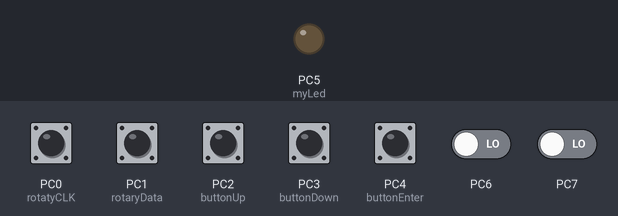
The program below on a simulated ATmega328P, built with avr-gcc and emulated at 16 MHz. Shown: output pins drawn as LEDs (lit = HIGH). The test bench sets the inputs (shaded band); at power-on: PC0 (rotatyCLK), PC1 (rotaryData), PC2 (buttonUp), PC3 (buttonDown), PC4 (buttonEnter) HIGH, PC6, PC7 LOW. What the program prints to the serial monitor is not drawn.

Above: at 5.7 s.
5.8 s: PC2 (buttonUp) pulled LOW for 0.15 s
At 7.0 s:
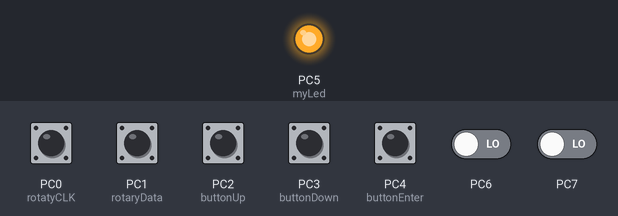
7.4 s: PC3 (buttonDown) pulled LOW for 0.15 s
At 8.3 s:
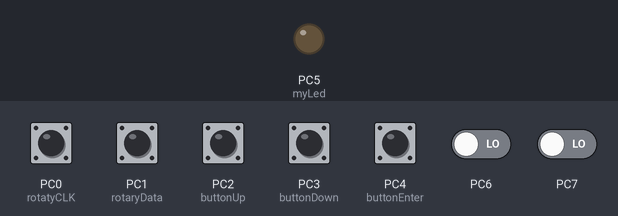
9.2 s: PC4 (buttonEnter) pulled LOW for 0.15 s
At 9.6 s:
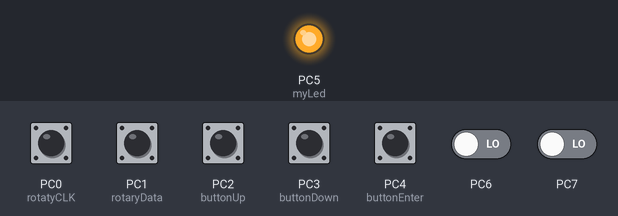
13.2 s: PC2 (buttonUp) pulled LOW for 1 s
At 13.9 s:
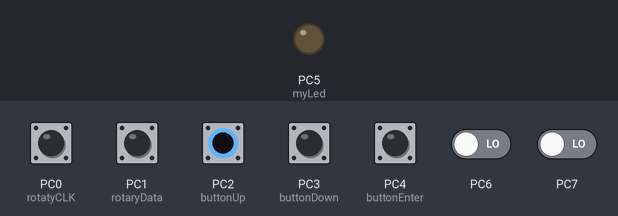
15.7 s: PC3 (buttonDown) pulled LOW for 1 s
At 17.9 s:
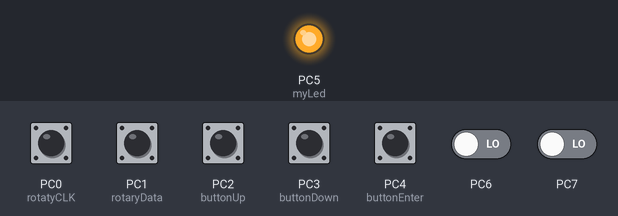
Timing chart, 0 to 19.4 s (numbered marks = the images above; inputs shaded):
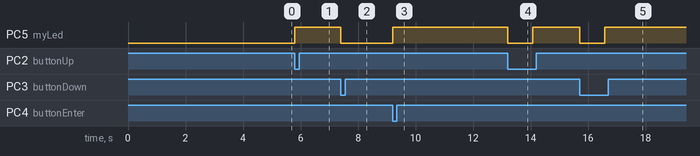

Measured:
- after the input at 5.8 s, PC5 (myLed): LOW → HIGH at once
- after the input at 7.4 s, PC5 (myLed): HIGH → LOW at once
- after the input at 9.2 s, PC5 (myLed): LOW → HIGH at once
- after the input at 13.2 s, PC5 (myLed): HIGH → LOW at once, → HIGH 0.87 s later
- after the input at 15.7 s, PC5 (myLed): HIGH → LOW at once, → HIGH 0.87 s later

The program:

main.c
```c
/** \mainpage Main
 * # Utilize serial backpack GLCD ADM12864H
 *
 * main.c
 *
 * \author	Simeon Neykov
 *
 * [Used demos](https://www.avrfreaks.net/forum/tut-c-bit-manipulation-aka-programming-101?name=PNphpBB2&file=viewtopic&t=37871)
 *
 * [SparkFun items](https://learn.sparkfun.com/tutorials/serial-graphic-lcd-hookup/?_ga=1.12355956.1126191215.1366741676)
 *
 * ##Main function concept:
 * - Definitions and initializations
 *		- variables definition and initializations
 *		- I/O ports and pins definitions and initializations
 *		- USART (in this application UART mode used) initialization
 * - Infinite loop
 *		- show the menu
 *		- pooling the events (up, down, enter, etc)
 *		- browse the menu accordingly
 */

#include "main.h"
#include <avr/io.h>
#include <util/delay.h>
#include "serialGLCD.h"
#include "USART.h"
#include "charMenu.h"
#include "ports_and_pins.h"
#include <stdio.h>
#include <string.h>

extern unsigned char read_PINx_digital_level(unsigned char pinport, unsigned char pin);

unsigned char update_menu = 1;
unsigned char temp = 0;
int rotary_delay = ROTARY_DELAY;
unsigned char lastStateROTARY_CK = 0;
unsigned char currentStateROTARY_CK = 0;
unsigned char currentStateROTARY_DA = 0;

/** \file
 * ##Main function
 *
 * - Declare and initialize needed software variables
 *		- buttonPressed_delay, buttonReleased_delay are used for push button debouncing
 *		- update_menu controls menu to be updated only when changes are supposed (button pressed, etc)
 *		- initialize menu item selector
 * - MCU's ports and pins definitions and initializations
 * - USART Initialization
 * - Intro screen (just for fun ;) and a bit for some debuging purposes)
 * - Infinite loop
 *		- Show menu. Since this is slow process call this function only when the menu is to be updated (e.g. button is pressed)
 *		- Check buttons and act respectively. Consider debouncing delays.
 *
 */
int main(void)
{
	// initialize first menu item after the menu header/title from main menu
	selected = 1;

	// MCUs ports initializations
	OUTPUT(myLed_dirPort, myLed);				// port C, pin 5 as output (red LED)
	CLEAR(myLed_dataPort, myLed);					// set it to LOW (LED is OFF)
	INPUT(buttonEnter_dirPort, buttonEnter);	// set port C data direction register pin 4 as input (button "enter")
	SET(buttonEnter_dataPort, buttonEnter);         // set its latch to HIGH (not pressed)
	INPUT(buttonEnter_dirPort, buttonUp);		// set port C data direction register pin 4 as input (button "up")
	SET(buttonEnter_dataPort, buttonUp);			// set its latch to HIGH (not pressed)
	INPUT(buttonEnter_dirPort, buttonDown);		// set port C data direction register pin 4 as input (button "down")
	SET(buttonEnter_dataPort, buttonDown);          // set its latch to HIGH (not pressed)
	INPUT(buttonEnter_dirPort, rotaryData);		// set port C data direction register pin 1 as input (ROTARY DATA)
	SET(buttonEnter_dataPort, rotaryData);			// set its latch to HIGH (not pressed)
	INPUT(buttonEnter_dirPort, rotatyCLK);		// set port C data direction register pin 0 as input (ROTARY CLOCK)
	SET(buttonEnter_dataPort, rotatyCLK);			// set its latch to HIGH (not pressed)

	// USART Initialization in asynchronous mode, 8bits, 1 stop bit, no parity, 1115200kb baud rate
	UART0_Init (UART_BAUD, UART_DOUBLE_SPEED, UART_DATA_LENGTH, NO_PARITY);

	debounceDelayInit();

	serialGLCD_clear();
	_delay_ms(2000);
	start();

	// infinite loop - show menu and polling external events (buttons, encoder) respectively
    while (1)
    {
		if (update_menu == 1)
		{
			show_menu();
			update_menu = 0;

			// update lastStateROTARY_CK due to delay introduced by show_menu()
			rotary_delay = ROTARY_DELAY;
			temp = 0;
			while (rotary_delay)
			{
				lastStateROTARY_CK = read_PINx_digital_level(rotatyCLK_pinPort, rotatyCLK);
				_delay_us(100);
				temp = read_PINx_digital_level(rotatyCLK_pinPort, rotatyCLK);

				if (temp == lastStateROTARY_CK)
				{
					rotary_delay --;
				} else {
					rotary_delay = ROTARY_DELAY;
				}
			}
		}

		// check button status with debouncing
		if (checkButton_withMode(onClick, buttonEnter_pinPort, buttonEnter, DEBOUNCE_DELAY))
		{
			TOGGLE(myLed_dataPort, myLed);
			update_menu = 1;
			selected  = my_menu[selected].enter;
			if (my_menu[selected].fp != 0) my_menu[selected].fp();
		} // 'enter' button is the same also for rotary 'push' switch

		else if  (checkButton_withMode(whilePressed, buttonUp_pinPort, buttonUp, DEBOUNCE_DELAY))
		{
			TOGGLE(myLed_dataPort, myLed);
			selected  = my_menu[selected].up;
			update_menu = 1;
		}
		else if  (checkButton_withMode(whilePressed, buttonDown_pinPort, buttonDown, DEBOUNCE_DELAY))
		{
			TOGGLE(myLed_dataPort, myLed);
			selected  = my_menu[selected].down;
			update_menu = 1;
		}
		// check rotary encoder
		rotary_delay = ROTARY_DELAY;
		temp = 0;
		while (rotary_delay)
		{
			currentStateROTARY_CK = read_PINx_digital_level(rotatyCLK_pinPort, rotatyCLK);
			_delay_us(100);
			temp = read_PINx_digital_level(rotatyCLK_pinPort, rotatyCLK);

			if (temp == currentStateROTARY_CK)
			{
				rotary_delay --;
				currentStateROTARY_DA = read_PINx_digital_level(rotaryData_pinPort, rotaryData);
			} else {
				rotary_delay = ROTARY_DELAY;
			}
		}
		if (currentStateROTARY_CK != lastStateROTARY_CK)
		{
			if (currentStateROTARY_CK == currentStateROTARY_DA)
			{
				selected  = my_menu[selected].up;
				update_menu = 1;
				SET(myLed_dataPort, myLed);
			} else {
				selected  = my_menu[selected].down;
				update_menu = 1;
				CLEAR(myLed_dataPort, myLed);
			}
			lastStateROTARY_CK = currentStateROTARY_CK;
		}
		if (!(update_menu))
		{
			rotary_delay = ROTARY_DELAY;
			temp = 0;
			while (rotary_delay)
			{
				lastStateROTARY_CK = read_PINx_digital_level(rotatyCLK_pinPort, rotatyCLK);
				_delay_us(100);
				temp = read_PINx_digital_level(rotatyCLK_pinPort, rotatyCLK);

				if (temp == lastStateROTARY_CK)
				{
					rotary_delay --;
				} else {
					rotary_delay = ROTARY_DELAY;
				}
			}
		}
    }
}

/** ##Menu Handler - example function linked to selected menu item
 *
 * This function is just an example to demonstrate how to
 * link an executable code to particular selected menu item when an
 * event "enter" occurs (button pressed, encoder, etc).
 *
 * Consider UART was initialized and enabled if LCD operation.
 *
 */
void start (void)
{
	serialGLCD_clear();
	serialGLCD_goto21x8_XY(1, 3);
	serialGLCD_sendString("Serial GLCD trials");
	_delay_ms(2000);
	selected = 1;
	serialGLCD_clear();
	_delay_ms(2);
}


/** ##Menu Handler - example rotary encoder application function
 *
 * This function is just an example to demonstrate how to
 * link an executable code to particular selected menu item when an
 * event "enter" occurs (button pressed, encoder, etc).
 *
 * Counter from 0 to 100 is controlled by rotary encoder and displayed on the screen
 *
 * Concept:
 *  - once called, this function is keeping the control loop until rotary push switch is pressed
 *  - display is cleared
 *  - rotary encoder handler:
 *     - refresh valid state of the ROTARY_CK (once at the beginning of the called function)
 *	   - go into loop (exit the loop when rotary switch is pressed)
 *	   - within the loop:
 *			- check status of the ROTARY_CK (clock signal), if different than the previous it is supposed a rotation is ongoing
 *			- if a rotation is ongoing, check status of ROTARY_DA (data signal).
 *          - if CK and DA in the same state decrement the counter, else increment
 *          - use LED output for additional outside indication of rotation direction
 *
 *		- each time CK or DA pin status is checked - do it in a loop until de-bounced confident result is achieved (the usage of ROTARY_DELAY)
 *
 * Use 'sprintf(ResultString, "%d", myCounter);' to convert binary (unsigned char) counter into string for LCD display
 * - clear the remains symbols when go back to less digits range (100 -> 99, 10 -> 9, etc)
 */
void rotary_counter (void)
{
	static unsigned char myCounter = 50;
	char ResultString[5];
	unsigned char go_further = 1;

	serialGLCD_clear();
	update_menu = 1;
	_delay_ms(200);

	rotary_delay = ROTARY_DELAY;
	temp = 0;
	while (rotary_delay)
	{
		lastStateROTARY_CK = read_PINx_digital_level(PINC, rotatyCLK);
		_delay_us(100);
		temp = read_PINx_digital_level(PINC, rotatyCLK);

		if (temp == lastStateROTARY_CK)
		{
			rotary_delay --;
		} else {
			rotary_delay = ROTARY_DELAY;
		}
	}

	while (go_further)
	{

		rotary_delay = ROTARY_DELAY;
		temp = 0;
		while (rotary_delay)
		{
			currentStateROTARY_CK = read_PINx_digital_level(PINC, rotatyCLK);
			_delay_us(20);
			temp = read_PINx_digital_level(PINC, rotatyCLK);

			if (temp == currentStateROTARY_CK)
			{
				rotary_delay --;
				currentStateROTARY_DA = read_PINx_digital_level(PINC, rotaryData);
			}
			else
			{
				rotary_delay = ROTARY_DELAY;
			}
		}
		if (currentStateROTARY_CK != lastStateROTARY_CK)
		{
			if (currentStateROTARY_CK == currentStateROTARY_DA)
			{
				if (myCounter) myCounter--;			// stops at 0
				SET(myLed_dataPort, myLed);
			}
			else
			{
				if (myCounter < 100) myCounter++;	// stops at 100
				CLEAR(myLed_dataPort, myLed);
			}
			update_menu = 1;
		}

		if (update_menu)
		{
			sprintf(ResultString, "%d", myCounter);
			serialGLCD_goto21x8_XY(0, 0);
			serialGLCD_sendString ("Count (0 - 100)");
			serialGLCD_goto21x8_XY(0, 1);
			serialGLCD_sendString (strcat(ResultString, " ")); // with cleaning the remains when change the number of digits
			update_menu = 0;
		}

		rotary_delay = ROTARY_DELAY;
		temp = 0;
		while (rotary_delay)
		{
			lastStateROTARY_CK = read_PINx_digital_level(PINC, rotatyCLK);
			_delay_us(20);
			temp = read_PINx_digital_level(PINC, rotatyCLK);

			if (temp == lastStateROTARY_CK)
			{
				rotary_delay --;
			}
			else
			{
				rotary_delay = ROTARY_DELAY;
			}
		}

		if (checkButton_withMode(onClick, buttonEnter_pinPort, buttonEnter, DEBOUNCE_DELAY))
		{
			update_menu = 1;
			go_further = 0;
		}
	}
	selected = 1;
	serialGLCD_clear();
	_delay_ms(2);
}
```

USART.c
```c
/** \page pageUSART MCU's USART
 *
 * ##Utilize USART communication with atmega328p
 *
 * USART.c
 *
 * \author	Simeon Neykov.
 *
 */

#include <avr/io.h>
#include <math.h>
#include "main.h"
#include <util/delay.h>

/** ##UART Initialization for Asynchronous serial communication.
 *
 * UART specifications (baud rate, data length , parity, stop).
 *
 * Some values are predefined in main.h for GLCD with backpack specifically:
 * - baud rate 115200, use double speed prescaller
 * - 8bits, no parity
 * - F_CPU
 *
 * - Setting the baud rate
 *	- K is used to take the effect on the prescaller UBRR when double speed is considered
 *  - uint16_t baud is also prescalled to avoid overflow when high speed bit rate is needed, as per example of SparkFun's serial LCD
 * - Setting frame format, 8bit, no parity, 1 stop
 *	- 1 stop bit is by default. Still better to have setting implemented
 *	- Parity should consider odd, even as well no parity
 * - Enable transmit or/and receive operation
 *	- Transmitter is enabled by setting the Transmit Enable (TXEN) bit in the UCSRnB Register
 *  - Receiver is enabled by setting the Receive Enable (RXEN) bit in the UCSRnB Register
 *
 */
void UART0_Init (uint16_t baud, char AsyncDoubleSpeed, char dataLength, char Parity, char stopbits)
{
	char K = 1;
	if (AsyncDoubleSpeed == 1)
	{
		K = 2;
		UCSR0A |= (1 << U2X0);
	}
	//uint16_t UBRRvalue = 16; //lrint((K*F_CPU/16*100*baud) -1);
	uint16_t UBRRvalue = lrint((K*F_CPU/16/100/baud) -1);
	UBRR0H = (unsigned char) (UBRRvalue >> 8);
	UBRR0L = (unsigned char) (UBRRvalue);

	// setting frame format, 8bit, no parity, 1 stop
	if (Parity == PARITY_EVEN)	UCSR0C |= (1 << UPM01); // set parity for EVEN
	if (Parity == PARITY_ODD)	UCSR0C |= (3 << UPM00); // set parity for ODD

	// frame format used by the USART is set by the UCSZn2:0, UPMn1:0 and USBSn bits in UCSRnB and UCSRnC
	if (stopbits == 1) UCSR0C &= ~(1 << USBS0);		// 1 stop bit, this is default. We need to clear if it was previously set
	if (stopbits == 2) UCSR0C |= (1 << USBS0);		// 2 stop bits

	if (dataLength == 6) UCSR0C |= (1 << UCSZ00);	// 6 bits UART data length
	if (dataLength == 7) UCSR0C |= (2 << UCSZ00);	// 7 bits UART data length
	if (dataLength == 8) UCSR0C |= (3 << UCSZ00);	// 8 bits UART data length
	if (dataLength == 9) UCSR0C |= (7 << UCSZ00);	// 9 bits UART data length

	// Enable transmit or/and receive operation
	// Transmitter is enabled by setting the Transmit Enable (TXEN) bit in the UCSRnB Register
	UCSR0B |= (1 << TXEN0) | (1 << RXEN0);
}


/** ##Wait if USART is busy
 *
 * This function checks and wait until USART has finished previous transmission.
 * One should use this each time before loading the transmit buffer UDRn with new data.
 * @param add_delay One may consider an additional delay depends of the receiver needs (e.g. serial graphic LCD)
 * - in current implementation "add_delay" is just used as a true/false condition whether to execute delay or not
 * - the delay value in ms is predefined in a macro GLCD_DELAY, specifically needed to serial GLCD
 *     - Note!: the built-in avr delay cycle expects a compile time integer constant, thus it couldn't be transferred by a variable
 *     - this is why add_delay is used only for true/false disposition and not to give the delay value in ms
 */
void wait_while_UART0_is_busy(unsigned int add_delay)
{
	while (!(UCSR0A & (1 << UDRE0))); // check if the transmitter is busy
	if (add_delay) _delay_ms(GLCD_DELAY);
// alternative use doesn't work because the built-in avr delay cycle expects a compile time int constant
	//if (add_delay) _delay_ms(add_delay);
}
```

USART.h
```c
/** \brief Utilize USART communication
 *
 * USART.h
 *
 * \author Simeon Neykov
 */


#ifndef USART_H_
#define USART_H_


void UART0_Init (int baud, char AsyncDoubleSpeed, char dataLength, char Parity);
void wait_while_UART0_is_busy(unsigned char add_delay);


#endif /* USART_H_ */
```

charMenu.h
```c
/*
 * charMenu.h
 *
 * \author Simeon Neykov
 */

#ifndef CHARMENU_H_
#define CHARMENU_H_

#include <avr/io.h>
#include "main.h"
#include "USART.h"
#include "serialGLCD.h"

//#define DISPLAY_16x4               /**< Define display type 16x4.  */
//#define DISPLAY_20x4             /**< Define display type 20x4.  */
//#define DISPLAY_16x2             /**< Define display type 16x2.  */
//#define DISPLAY_20x2             /**< Define display type 20x2.  */
#define DISPLAY_21x8             /**< Define display type 21x8.  */

/** \brief Define whether menu header is always visible.
 *
 * First row of the menu could be reserved for menu header.
 *
 * Use flag TRUE to keep menu header always visible.
 * If flag FALSE is used, then menu header will shift accordingly
 * depending of the selected menu item.
*/
#define VISIBLE_MENU_HEADER TRUE

/**
 * Define selection symbols
 */
#define SELECTION_CHAR      '>'
#define SELECTION_CHAR_END  '<'

#ifdef DISPLAY_16x4
    #define DISPLAY_ROWS    4
    #define UPPER_SPACE     2
    #define LOWER_SPACE     1
    #define INITIAL_MAXX    16
    #define INITIAL_MAXY    4
    #define START_ROW3      0x10
    #define START_ROW4      0x50
#endif

#ifdef DISPLAY_20x4
    #define DISPLAY_ROWS    4
    #define UPPER_SPACE     2
    #define LOWER_SPACE     1
    #define INITIAL_MAXX    20
    #define INITIAL_MAXY    4
    #define START_ROW3      0x14
    #define START_ROW4      0x54
#endif

#ifdef DISPLAY_21x8
	#define DISPLAY_ROWS    8	///< this is copied into a variable and handled depends of num_menupoints
	#define UPPER_SPACE     6	///< this is copied into a variable and handled depends of num_menupoints. Target is UPPER_SPACE = DISPLAY_ROWS - 2
	#define LOWER_SPACE     1
	#define INITIAL_MAXX    21
	#define INITIAL_MAXY    8
#endif

#ifdef DISPLAY_16x2
    #define DISPLAY_ROWS    2
    #define UPPER_SPACE     1
    #define LOWER_SPACE     0
    #define INITIAL_MAXX    16
    #define INITIAL_MAXY    2
    #define START_ROW3      0x00
    #define START_ROW4      0x40
#endif

#ifdef DISPLAY_20x2
    #define DISPLAY_ROWS    2
    #define UPPER_SPACE     1
    #define LOWER_SPACE     0
    #define INITIAL_MAXX    20
    #define INITIAL_MAXY    2
    #define START_ROW3      0x00
    #define START_ROW4      0x40
#endif


/**
 * A structure to represent LCD menu
 */
typedef const struct MenuStructure {
	/*@{*/
    const char *text;				/**< gives the menu item to be displayed */
	/*@}*/
	  /**
	   * @name num_menupoints is linked with DISPLAY_ROWS and UPPER_SPACE
       */
	/*@{*/
    unsigned char num_menupoints;	/**< tells how many menu items within selected menu or sub-menu */
	/*@}*/
	/*@{*/
	  /**
	   * @name up, down, enter are linked with respective event handler (button, encoder, etc)
       */
    unsigned char up;				/**< tells what to be selected in case of an event "up" (button, rotary encoder, etc)		*/
    unsigned char down;				/**< tells what to be selected in case of an event "down" (button, rotary encoder, etc)		*/
    unsigned char enter;			/**< tells what to be selected in case of an event "enter" (button, rotary encoder, etc)	*/
	/*@}*/
	/*@{*/
    void ( *fp ) (void);			/**< pointer to predefined function to call in case of an event "enter" (button, rotary encoder, etc). No function is called if 0 is placed. */
	/*@}*/
}MenuEntry;

extern MenuEntry my_menu[];
extern unsigned char selected;

//extern void start (void);
void show_menu(void);
void serialGLCD_writeMenuString (unsigned char refX, unsigned char refY, const char *lcd_menu_items, unsigned char add_line, char add_char);
//extern void wait_while_UART0_is_busy();
//extern void serialGLCD_gotoPixel_XY(unsigned char pixelX, unsigned char pixelY);
//extern void serialGLCD_goto21x8_XY(unsigned char refX, unsigned char refY);
//extern void serialGLCD_clear();


#endif /* CHARMENU_H_ */
```

Source omitted: charMenu.c (8293 bytes), main.h (4689 bytes), serialGLCD.c (9360 bytes), serialGLCD.h (703 bytes), ports_and_pins.c (5296 bytes), ports_and_pins.h (1470 bytes)
